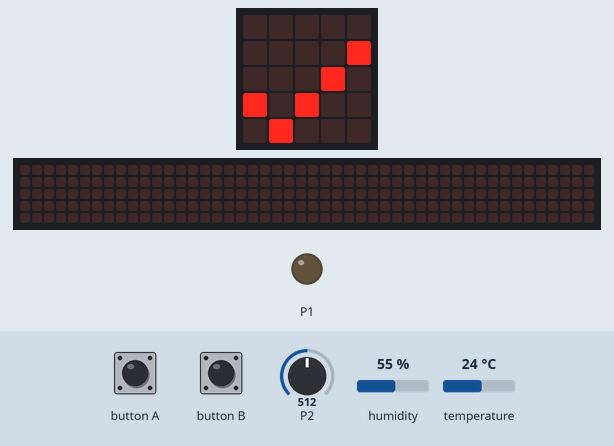
This program was run on a simulated BBC micro:bit (MakeCode). Shown: the board's 5×5 LED display, a strip that is not on the board, showing the scrolling text unrolled, output pins drawn as LEDs (lit = HIGH). The test bench sets the inputs (shaded band); at power-on: P2 = 512, humidity 55 %, temperature 24 °C (analog values on the 0–1023 scale). The 48×5 strip is a reading aid, not a part: it shows the text the display is scrolling, unrolled, one strip-width of it at a time.

Above: at 1.1 s.
At 2.8 s:
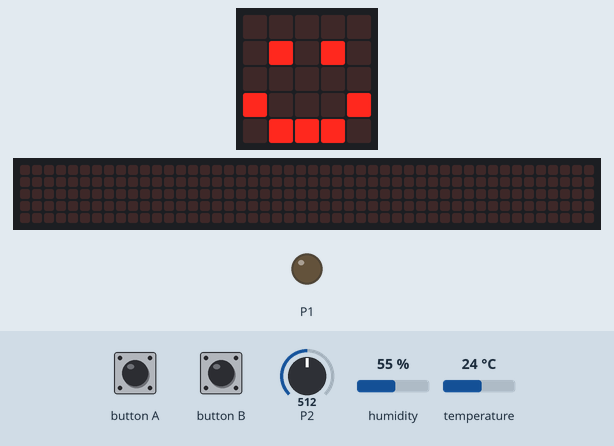
2.9 s: button A pressed for 0.15 s
At 3.27 s:
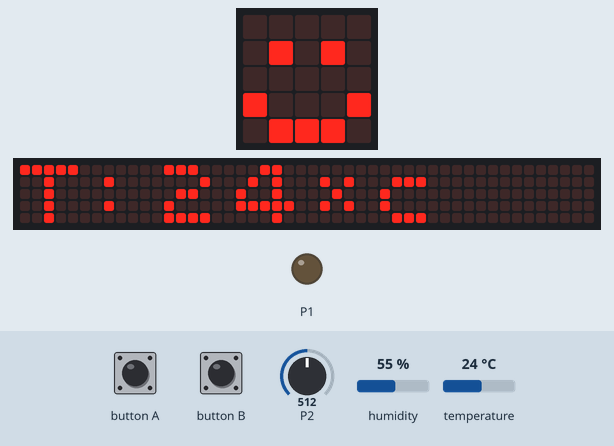
3.6 s: P2 set to 316
17.6 s: P2 set to 285
20.8 s: button B pressed for 0.15 s
At 21.02 s:
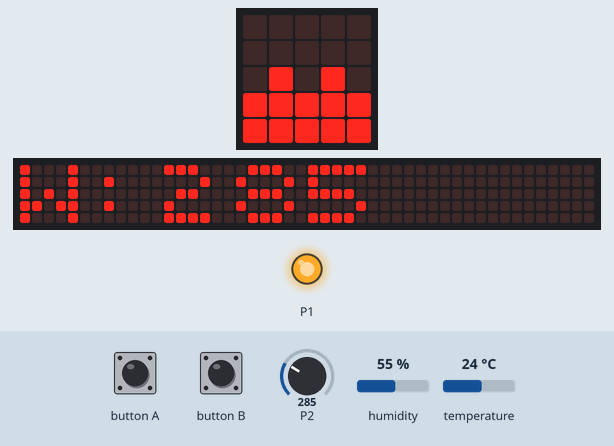
21.5 s: button A pressed for 0.15 s
22.2 s: button B pressed for 0.15 s
At 26.82 s:
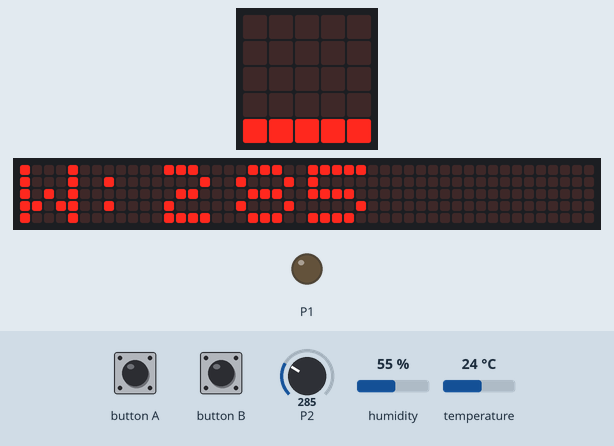
Timing chart, 0 to 28.2 s (numbered marks = the images above; inputs shaded):
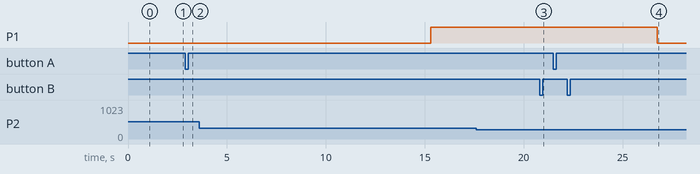

Measured:
- after the input at 2.9 s, the display: changes after 0.30 s (image 2)
- after the input at 20.8 s, the display: changes after 0.15 s (image 3)
- after the input at 22.2 s, the display: first differs from a run without the input after 4.6 s (image 4)
- what the display in image 0 shows lasts 0.6 s, from 1.0 s to 1.6 s

The program:

main.ts
```typescript
/**
 * WIFI 使用 P12 P13 上傳與下載
 */
/**
 * (水位感測器:p2  與 p4 馬達)
 */
/**
 * (溫度/濕度感測器:p0)
 */
// A鍵: 檢測溫溼度裝置是否正常運作
// (溫度/濕度感測器:p0)
// - 紅色的溫濕度感測器
// 會顯示
// H: 濕度
// T: 溫度
input.onButtonPressed(Button.A, function () {
    // humidity 濕度
    // temperature 溫度
    dht11_dht22.queryData(
    DHTtype.DHT11,
    DigitalPin.P0,
    true,
    false,
    false
    )
    basic.showString("T:" + dht11_dht22.readData(dataType.temperature) + "*c")
    basic.showString("H:" + dht11_dht22.readData(dataType.humidity) + "%")
})
// B鍵: 檢測水位高度如果觸碰到有數據偏移就代表快滿了
// (水位感測器:p2  與 p4 馬達)
// 會顯示
// W: 水位數據值
input.onButtonPressed(Button.B, function () {
    water_sensor_data = pins.analogReadPin(AnalogPin.P2)
    basic.showString("W:" + water_sensor_data)
})
let water_sensor_data = 0
basic.showLeds(`
    # # # . .
    . # . . .
    . . . . .
    . . . . .
    # . . . .
    `)
// 初始化WIFI
ESP8266ThingSpeak.connectWifi(
SerialPin.P13,
SerialPin.P12,
BaudRate.BaudRate115200,
"劉軒宏的iPhone",
"AMz7-OGj5-nGKp-AtYU"
)
basic.showLeds(`
    # # # . #
    . # . # #
    . . # # #
    . # # # #
    # # # # #
    `)
if (ESP8266ThingSpeak.isWifiConnected()) {
    basic.showIcon(IconNames.Yes)
} else {
    basic.showIcon(IconNames.No)
}
loops.everyInterval(15000, function () {
    basic.showIcon(IconNames.Asleep)
    water_sensor_data = pins.analogReadPin(AnalogPin.P2)
    // humidity 濕度
    // temperature 溫度
    dht11_dht22.queryData(
    DHTtype.DHT11,
    DigitalPin.P0,
    true,
    false,
    false
    )
    ESP8266ThingSpeak.connectThingSpeak(
    "api.thingspeak.com",
    "OROLZEXWP15PPPSX",
    dht11_dht22.readData(dataType.temperature),
    dht11_dht22.readData(dataType.humidity),
    water_sensor_data,
    0,
    0,
    0,
    0,
    0
    )
    if (ESP8266ThingSpeak.isThingSpeakConnected()) {
        basic.showIcon(IconNames.Happy)
    } else {
        basic.showIcon(IconNames.Sad)
        music.play(music.tonePlayable(131, music.beat(BeatFraction.Quarter)), music.PlaybackMode.InBackground)
        basic.pause(3000)
    }
})
loops.everyInterval(2000, function () {
    if (water_sensor_data >= 300) {
        basic.showLeds(`
            . . . . .
            . . . . .
            . # . # .
            # # # # #
            # # # # #
            `)
        pins.digitalWritePin(DigitalPin.P1, 1)
    } else if (water_sensor_data <= 299) {
        basic.showLeds(`
            . . . . .
            . . . . .
            . . . . .
            . . . . .
            # # # # #
            `)
        pins.digitalWritePin(DigitalPin.P1, 0)
    }
})
```

test.ts
```typescript
// 在這裡測試；當此封包作為擴充功能時，將不會編譯此內容。
```
